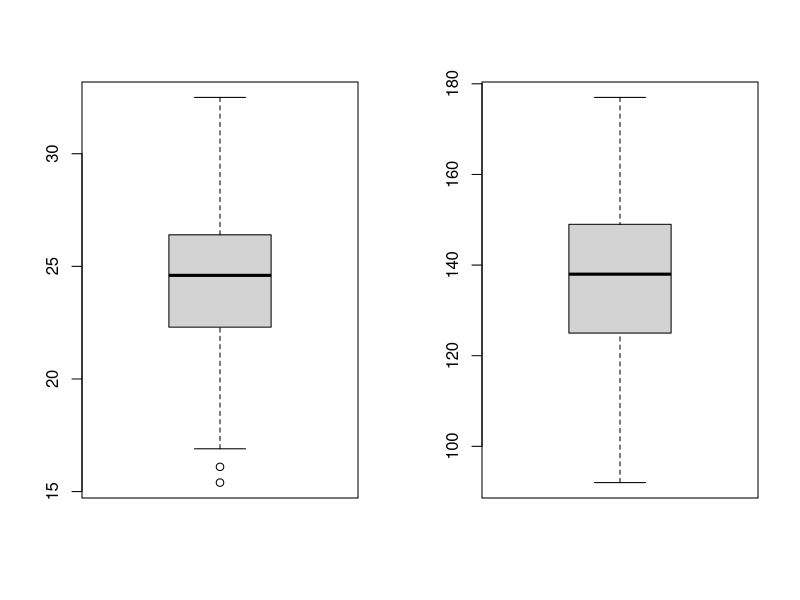
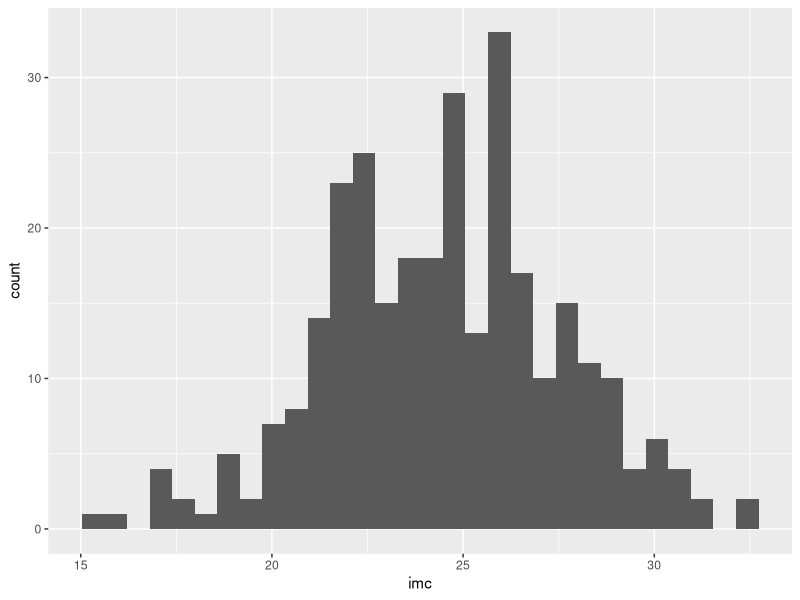
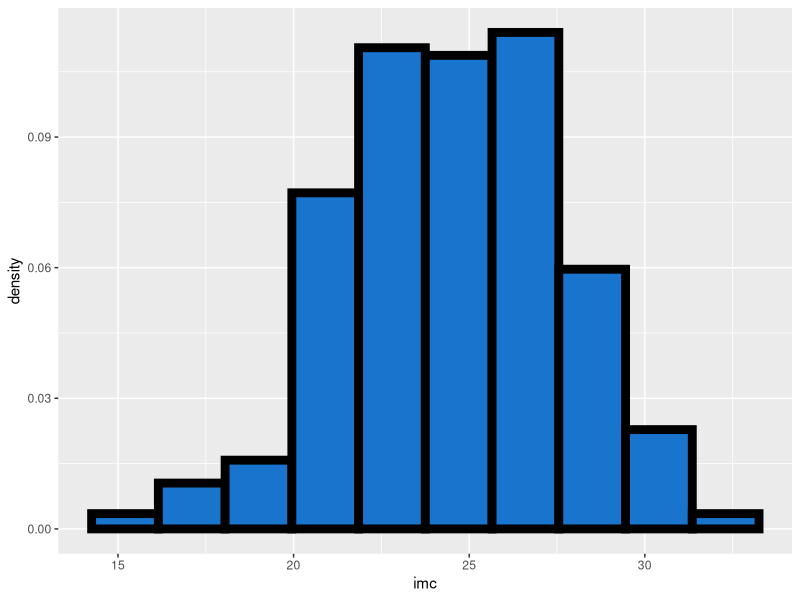
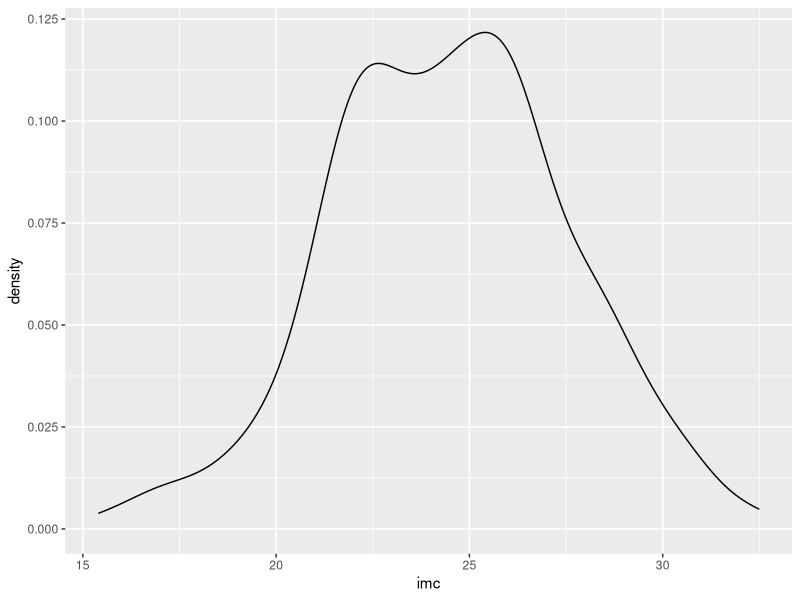
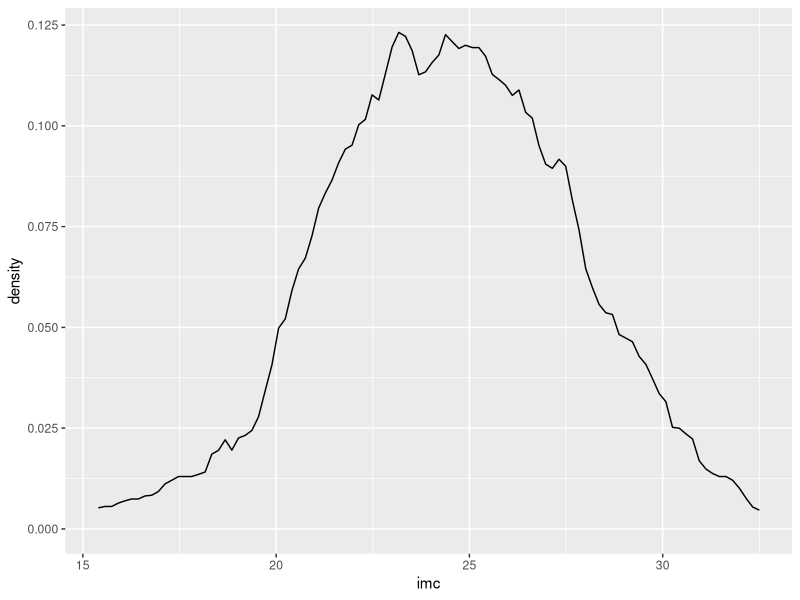
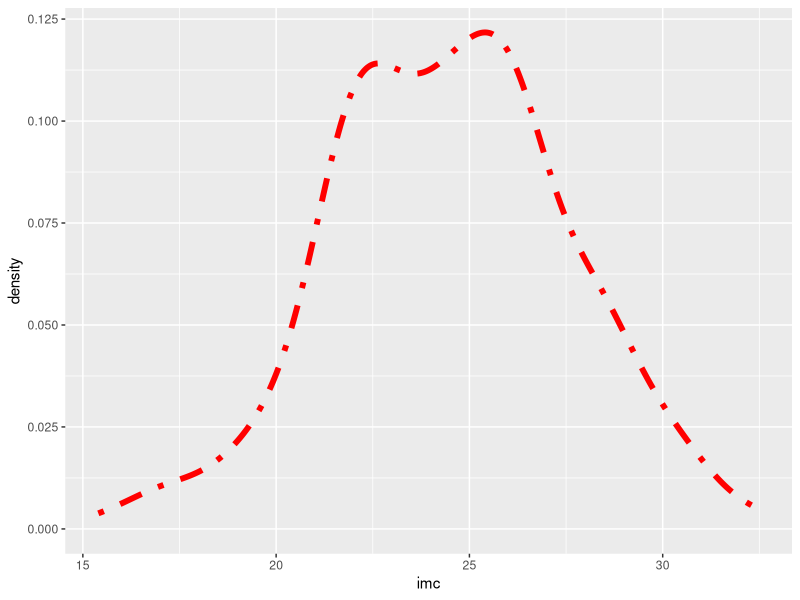
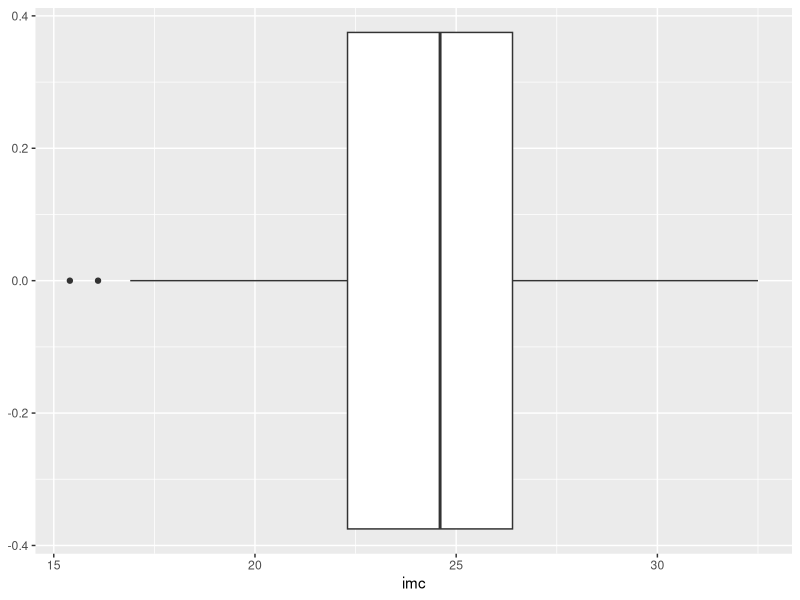
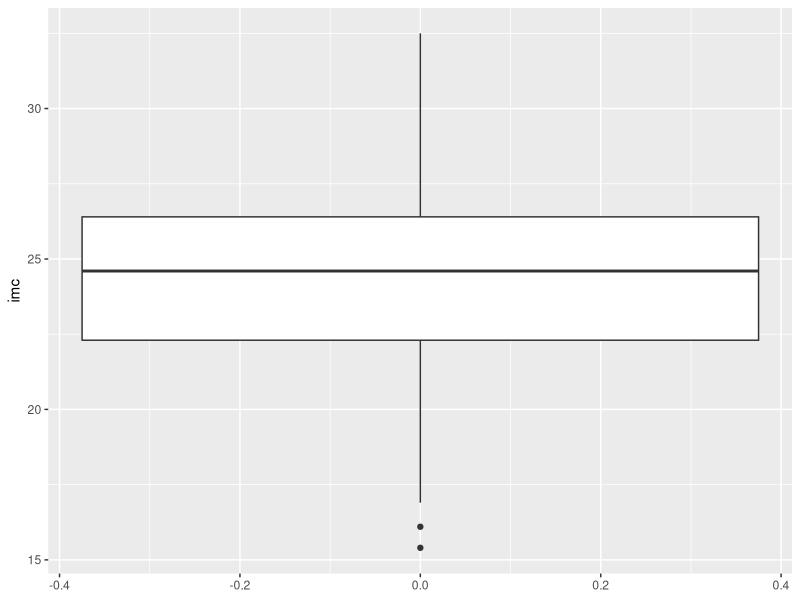

Source code (R) for these figures, in order:
## ---- chunk 1
library(tidyverse)
## ---- chunk 2
x <- 1:10
## ---- chunk 3
## Importer les bases df_1 et meta_df_1 au format tibble :
df_1 <- read_csv2("data/df_1.csv")
meta_df_1 <- read_csv2("data/meta_df_1.csv")
## Vérifiez quel est le format de df_1 :
class(df_1) # df_1 est de format "Tibble" (tbl) et de format "data.frame"
## ---- chunk 4
df_1
## ---- chunk 5
glimpse(df_1)
## ---- chunk 6
### créer la variable obésité.
# note avec le pipe, pensez à assigner le résultat dans df_1 pour que la 
# variable crée soit bien sauvegardée dans la base df_1
# (ci-dessous, la variable est uniquement crée de manière temporaire)
df_1 %>% 
  mutate(obesite = if_else(df_1$imc >= 30, 1, 0)) 
df_1 %>% slice_head(n = 3) # la variable n'a pas été enregistrée dans df_1 !

df_1 <- df_1 %>% 
  mutate(obesite = if_else(df_1$imc >= 30, 1, 0))
df_1  %>% slice_head(n = 3) # ici, la variable a bien été ajoutée dans df_1

### Vérifier que la variable est crée correctement en calculant le min et le max
### dans chaque groupe d'obésité nouvellement créé :
# on va utiliser la fonction summarise qui permet de calculer différents paramètres
# d'une distribution de variables, voir ?summarise()
# ces analyses peuvent se faire par sous-groupes, qui sont identifiés en amont 
# par la fonction group_by()
### La fonction summarise sera revue plus en détails pour l'analyse descriptive
# Note : summarise()/summarize() peut s'écrire avec un "s" ou un "z"
df_1 %>%
  group_by(obesite) %>% # prépare à une analyse par groupe
  summarise(min = min(imc), # calcul le min et max selon les groupes définis
            max = max(imc)) # par la fonction "group_by()"

### Créer la variable imc à 4 classe, avec la fonction case_when()
### qui fonctionne selon le principe de if_else, mais pour plus de 2 catégories :
### Chaque catégorie va être définie par une formule avec : 
### la condition à gauche du signe ~ et la valeur à assigner à droite du signe ~
df_1 <- df_1 %>% 
  mutate(imc_cl = case_when(imc < 18.5 ~ 1,
                            imc >= 18.5 & imc < 25 ~ 2,
                            imc >= 25 & imc < 30 ~ 3,
                            imc >= 30 ~ 4))
df_1 %>% slice_head(n = 3) # la variable imc_cl a été ajoutée à la base df_1

### vérifier que la variable a été correctement créée
df_1 %>%
  group_by(imc_cl) %>%
  summarise(min = min(imc),
            max = max(imc))

### le croisement entre imc en classe et obésité doit être cohérent :
with(df_1, table(as.factor(imc_cl), as.factor(obesite), deparse.level = 2))

df_1 %>% group_by(imc_cl, obesite) %>% summarise(n = n())
df_1 %>% count(imc_cl, obesite) # équivalent à la commande précédente
## ---- chunk 7
## Après les modifications suivantes, on inspectera les 3 premières lignes : 
##   - Renommer une variable sans changer sa position
df_1 %>% 
  rename(imc_en_classe = imc_cl) %>% 
  slice_head(n = 3)

##   - Changer l'ordre des colonnes, par exemple, déplacer les colonnes 
##     imc_cl et obesité (dans cet ordre) après la variable imc
df_1 %>% 
  relocate(imc_cl, obesite, .after = imc) %>% 
  slice_head(n = 3)
## ---- chunk 8
## Nous allons compléter la base de méta-données en ajoutant des lignes
meta_df_1
## On commence par rajouter les labels de la variable imc_cl
# Note : pensez à assigner la commande à la base meta_df_1 pour enregistrer les 
# modifications sinon, la création ne sera que temporaire
meta_df_1 <- meta_df_1 %>% add_row(var = rep("imc_cl", 4), 
                                   label = rep("IMC en classes", 4), 
                                   id_labs = 1:4, 
                                   code_labs = 1:4,
                                   labs = c("Maigreur", "Normal", "Surpoids", "Obèse"))
meta_df_1 %>% slice_tail(n = 6)
## Puis, on ajoute les labels de la variable obesite 
## mais en les positionnant juste avant les labels de imc_cl
meta_df_1 <- meta_df_1 %>% add_row(var = rep("obesite", 2), 
                                   label = rep("Obésité", 2), 
                                   id_labs = c(1,2), 
                                   code_labs = c(0,1),
                                   labs = c("Non", "Oui"), 
                                   .before = 9) # avant la 9ème ligne
meta_df_1 %>% slice_tail(n = 7)
## ---- chunk 9
## Inspecter les données des patients 135 à 140 :
df_1 %>% filter(subjid %in% 135:140)
# Modifier la valeur de PAS du patient n°137 de 133 mmHg à 123 mmHg
# => change la valeur à 123 si subjid == 137, sinon garde la valeur pas originale
df_1 <- df_1 %>% mutate(pas = if_else(subjid == 137, 123, pas)) 
## Vérifier que la modification est bien enregistrée :
df_1 %>% filter(subjid %in% 135:140)

## Autre possibilité avec la fonction rows_update() où indique un sous-ensemble 
## de la base qui doit être mise à jour
# Note : dans l'exemple ci-dessous, on fait une transformation temporaire
df_1 %>% # pas d'assignation (pour une transformation temporaire)
  rows_update(tibble(subjid = 137, pas = 133)) %>% # revient à la valeur de 133
  filter(subjid %in% 135:140) # visualiser les lignes subjid = 135 à 140
## ---- chunk 10
## Par exemple, nous pouvons décrire les paramètres de la distribution de l'IMC 
df_1 %>% summarise(n = sum(!is.na(imc)), # nombre de non-manquants
                   mean = mean(imc), 
                   sd = sd(imc), 
                   min = min(imc), 
                   p25 = quantile(imc, probs = 0.25),
                   med = median(imc),
                   p75 = quantile(imc, probs = 0.75),
                   max = max(imc))

## Moyenne et écart type des deux variables quantitatives 
df_1 %>% summarise_at(c("imc", "pas"), 
                      list(mean = mean, 
                           sd = sd), 
                      na.rm = TRUE) # argument des fonctions mean et sd
## ---- chunk 11
## On créé une 1ère ligne pour l'IMC, stockée dans l'objet "row_imc"
row_imc <- df_1 %>% 
  summarise(n = sum(!is.na(imc)), # créé une ligne avec les paramètres
            mean = mean(imc, na.rm = TRUE),
            sd = sd(imc, na.rm = TRUE), 
            min = min(imc, na.rm = TRUE), 
            p25 = quantile(imc, probs = 0.25, na.rm = TRUE),
            med = median(imc, na.rm = TRUE),
            p75 = quantile(imc, probs = 0.75, na.rm = TRUE),
            max = max(imc, na.rm = TRUE)) %>%
  mutate(var = "IMC (kg/m2)") %>% # ajoute une colonne avec le nom de variable
  relocate(var, .before = n) # déplace le nom de variable en 1ère colonne

## On créé une 2ème ligne pour la PAS, stockée dans l'objet "row_pas
row_pas <- df_1 %>% 
  summarise(n = sum(!is.na(pas)), # créé une ligne avec les paramètres
            mean = mean(pas, na.rm = TRUE),
            sd = sd(pas, na.rm = TRUE), 
            min = min(pas, na.rm = TRUE), 
            p25 = quantile(pas, probs = 0.25, na.rm = TRUE),
            med = median(pas, na.rm = TRUE),
            p75 = quantile(pas, probs = 0.75, na.rm = TRUE),
            max = max(pas, na.rm = TRUE)) %>%
  mutate(var = "PAS (mmHg)") %>% # ajoute une colonne avec le nom de variable
  relocate(var, .before = n) # déplace le nom de variable en 1ère colonne

## on fusionne le deux lignes avec la fonction bind_rows()
bind_rows(row_imc, row_pas)
## ---- chunk 12
## Calculer la moyenne pour les deux variables imc et pas
map(df_1[,c("imc","pas")], mean) # retourne un résultat sous forme de liste
map_dbl(df_1[,c("imc","pas")], mean) # retourne un vecteur de réels (= double)
map_vec(df_1[,c("imc","pas")], mean) # retourne un vecteur au format des données initiales

## On peut également appliquer des fonctions personnalisées
# ci-dessous, avec une syntaxe en pipe : 
#  - on sélectionne les variables "imc" et "pas" de la base "df_1"
#  - on applique la fonction qui estime le nombre de non-manquants, mean, sd, 
#    min et max pour chaque variable
#  - les résultats sont retournés au format liste (avec map()) ou au format tibble 
#    avec map_dfr() ou map_dfc()
df_1 %>%
  select(imc, pas) %>%
  map(function(x) {return(c(n = sum(!is.na(x)),
                            mean = mean(x, na.rm = TRUE),
                            sd = sd(x, na.rm = TRUE),
                            min = min(x, na.rm = TRUE),
                            max = max(x, na.rm = TRUE)))})

## map_dfr() et map_dfc() retournent des tibbles (par rang ou par colonne)
df_1 %>%
  select(imc, pas) %>%
  map_dfr(function(x) {return(c(n = sum(!is.na(x)),
                                mean = mean(x, na.rm = TRUE),
                                sd = sd(x, na.rm = TRUE),
                                min = min(x, na.rm = TRUE),
                                max = max(x, na.rm = TRUE)))})
## ci-dessous, on crée un tibble par colonne
## puis, on créé une colonne "parameter" décrivant le nom des paramètres
##  et on déplace la colonne "parameter" juste avant la colonne "imc".
df_1 %>%
  select(imc, pas) %>%
  map_dfc(function(x) {return(c(n = sum(!is.na(x)),
                                mean = mean(x, na.rm = TRUE),
                                sd = sd(x, na.rm = TRUE),
                                min = min(x, na.rm = TRUE), 
                                max = max(x, na.rm = TRUE)))}) %>%
  mutate(parameter = c("n", "mean", "sd", "min", "max")) %>%
  relocate(parameter, .before = imc)
## ---- chunk 13
par(mfrow = c(1,2)) # combine les prochains graphiques sur 1 ligne et 2 colonnes
df_1 %>%
  select(imc, pas) %>%
  walk(.x = ., # placeholder
       .f = ~boxplot(.x))
par(mfrow = c(1,1)) # revient à un seul graphique par commande graphique
## ---- chunk 14
## On créer un facteur "sexL" avec des labels et un facteur "traitL" que nous
## labéliseront plus tard
df_1 <- df_1 %>% 
  mutate(sexL = factor(sex, 
                       labels = meta_df_1$labs[meta_df_1$var == "sex"]),
         traitL = factor(trait))
df_1 %>% slice_head(n = 5) # sexL et traitL ont été ajoutées à df_1
## ---- chunk 15
## Utilisons la fonction fct_recode() pour recoder les levels de la variable "traitL", 
df_1$traitL <- fct_recode(df_1$traitL, 
                          Placebo = "1", # nouveau label = "ancien label"
                          "Traitement A" = "2", 
                          "Traitement B" = "3")
# s'il y a des caractètres spéciaux (comme des espaces, le nouveau nom doit être
# entre guillements)
## ---- chunk 16
## Description avec les fonctions classiques de Rbase
table(df_1$traitL)
prop.table(table(df_1$traitL))

## Description avec la fonction fct_count() du package forcats
fct_count(df_1$traitL)

fct_count(df_1$traitL, 
          sort = TRUE, # trie les modalités de réponses du + au - fréquent
          prop = TRUE) # ajoute les proportions

## avec une syntaxe en "pipe" :
df_1 %>%
  pull(traitL) %>% # utiliser pull() plutôt que select() pour obtenir un vecteur
  fct_count(sort = TRUE, prop = TRUE)

## Comme précédemment, on peut combiner dans une seule table la description des 
## variables sexe et traitement avec la fonction bind_row()
# Note : ci-dessous, on ajoute une ligne contenant uniquement le nom de variable, 
#        récupéré dans la base de méta-données, 
#        puis on renomme les colonnes f et p
bind_rows(tibble(f = meta_df_1$label[meta_df_1$var == "sex"][1]),
          fct_count(df_1$sexL, sort = TRUE, prop = TRUE),
          tibble(f = meta_df_1$label[meta_df_1$var == "trait"][1]),
          fct_count(df_1$traitL, sort = TRUE, prop = TRUE)) %>%
  rename("Variable" = f, 
         "%" = p)
## ---- chunk 17
## Variables quantitatives
## 1) représenter la distribution de l'IMC à l'aide d'un histogramme
ggplot(data = df_1, mapping = aes(x = imc)) +
  geom_histogram()
# pour voir les options possibles de l'histogramme : 
?geom_histogram
ggplot(data = df_1, mapping = aes(x = imc)) +
  geom_histogram(aes(y = after_stat(density)), # densité plutôt que compte en Y
                 bins = 10, # nombre de "rectangles" default = 30
                 colour = "black", # couleur du contour
                 linewidth = 3, # épaisseur de ligne
                 fill = "dodgerblue3")

## 2) La distribution de l'IMC par une densité de kernel
ggplot(data = df_1, mapping = aes(x = imc)) +
  geom_density()
# pour voir les options possibles de les densités de kernel : 
?geom_density
ggplot(data = df_1, mapping = aes(x = imc)) +
  geom_density(bw = "nrd", n = 100, # bandwidth selector
               kernel = "rectangular") # kernel function
ggplot(data = df_1, mapping = aes(x = imc)) +
  geom_density(bw = "nrd0", # default bandwidth selector
               kernel = "gaussian", # default kernel function
               colour = "red", # couleur du contour
               linewidth = 2, # épaisseur de ligne
               linetype = 4) # type de ligne (dotdash)
# type de lignes : 
# 0 = blank, 1 = solid, 2 = dashed, 3 = dotted, 4 = dotdash, 5 = longdash, 
# 6 = twodash

## 3) La distribution de l'IMC par un boxplot
ggplot(data = df_1, mapping = aes(x = imc)) +
  geom_boxplot()
# représentation sur l'axe des Y
ggplot(data = df_1, mapping = aes(y = imc)) +
  geom_boxplot()
# pour voir les options possibles des boxplots : 
?geom_boxplot
ggplot(data = df_1, mapping = aes(x = imc)) +
  geom_boxplot(outliers = TRUE, # afficher les outliers
               outlier.colour = "blue",
               outlier.fill = "green",
               outlier.shape = 7, # symbole des outliers voir ?shape
               outlier.size = 5, # taille des outliers
               outlier.stroke = 0.1, # épaisseur de trait des outliers
               outlier.alpha = NULL, # transparence des outliers
               staplewidth = 0.1) # largeur de la moustache


## Variables qualitatives
## Représenter la distribution du sexe par un diagramme en barres
ggplot(data = df_1, mapping = aes(x = sexL)) +
  geom_bar()
# pour voir les options possibles de les diagrammes en barres : 
?geom_bar
# sur l'axe des Y plutôt que des X
ggplot(data = df_1, mapping = aes(y = sexL)) + # ici y = sexL
  geom_bar()
# options
ggplot(data = df_1, mapping = aes(x = sexL)) +
  geom_bar(mapping = aes(y = after_stat(prop)), # pour des % plutôt que des N
           just = 0.1, # emplacement : 0=à gauche, 1=à droite, 0.5=centré
           width = 0.5, # largeur de bande (0.9 par défaut)
           colour = "red", # couleur de ligne
           linewidth = 2, # largeur de ligne
           fill = "orange2") # couleur de remplissage
## ---- chunk 18
### Boxplot de la PAS en fonction du sexe 
ggplot(data = df_1, mapping = aes(x = sexL, y = pas)) +
  geom_boxplot(outliers = TRUE, staplewidth = 0.2) + 
  labs(x = "Sexe", y = "PAS (mmHg)", 
       title = "PAS en fonction du sexe", 
       subtitle = "vous pouvez ajouter un sous-titre")

### Boxplot de la PAS en fonction du traitement
ggplot(data = df_1, mapping = aes(x = traitL, y = pas)) +
  geom_boxplot(outliers = TRUE, staplewidth = 0.2) + 
  labs(x = "Traitement", y = "PAS (mmHg)", 
       title = "PAS en fonction du traitement")

### Répartition du sexe par traitement
ggplot(data = df_1, mapping = aes(x = traitL, fill = sexL)) +
  geom_bar(position = "stack") + # empilé
  labs(x = "Traitement", title = "Sexe et traitement")

ggplot(data = df_1, mapping = aes(x = traitL, fill = sexL)) +
  geom_bar(position = "dodge") + # côte à côte
  labs(x = "Traitement", title = "Sexe et traitement")

### On peut représenter un nuage de points de la PAS en fonction de l'IMC : 
### où les hommes et les femmes ont deux symboles différents et les traitements 
### trois couleurs différentes
ggplot(data = df_1, mapping = aes(y = pas, 
                                  x = imc,
                                  shape = sexL,
                                  color = traitL)) +
  geom_point() 
# avec plus d'options
ggplot(data = df_1, mapping = aes(y = pas, x = imc, shape = sexL, 
                                  color = traitL)) +
  geom_point(size = 2) + # taille des symboles
  labs(x = "IMC (kg/m²)", y = "PAS (mmHg)", # titre et axes
       title = "PAS en fonction de l'IMC") + 
  scale_colour_discrete(name = "Traitement", # 1ère légende liée aux couleurs
                          breaks = c("Placebo", "Traitement A", "Traitement B"),
                          labels = c("Placebo", "Traitement", "Traitement B")) +
  scale_shape_discrete(name = "Sex", # 2ème légende liée aux symboles
                       breaks = c("Féminin", "Masculin"),
                       labels = c("Féminin", "Masculin")) + 
  theme(axis.text = element_text(size = 12)) # taille des valeurs sur les axes
## ---- chunk 19
df_1 %>%
  group_by(sexL)
# Notez qu'en description, le tibble indique qu'il considère la variable sexL
# comme une variable de groupe => cela est pris en compte pour les analyses qui 
# suivront dans le pipe.
# Si vous avez sauvegardé une base tibble avec une propriété de sous-groupe, 
# vous pouvez la supprimer avec la fonction ungroup()
df_1 %>%
  group_by(sexL) %>%
  ungroup()

## Description de l'IMC en fonction du sexe
df_1 %>%
  group_by(sexL) %>%
  summarise(n = sum(!is.na(imc)), # nombre de non-manquants
            mean = mean(imc), 
            sd = sd(imc))

## Description de la PAS en fonction du traitement
df_1 %>%
  group_by(traitL) %>%
  summarise(n = sum(!is.na(pas)), # nombre de non-manquants
            mean = mean(pas), 
            sd = sd(pas))
## ---- chunk 20
# Dans l'exemple ci-dessous, pour décrire une variable catégorielle par groupe, 
# on décrit le résultat d'un test de condition, le calcule des paramètres sum() 
# et mean() va transformer par coercition la variable vrai/faux en variable 
# binaire 1/0 avant de faire le calcul 
# (pour rappel, un pourcentage est une moyenne de 0 et de 1).
df_1 %>%
  group_by(sexL) %>%
  summarise("Placebo, n" = sum(trait == 1), # effectif
            "Placebo, %" = mean(trait == 1) * 100, # % en ligne (selon le sex)
            "Traitement A, n" = sum(trait == 2), 
            "Traitement A, %" = mean(trait == 2) * 100,
            "Traitement B, n" = sum(trait == 3), 
            "Traitement B, %" = mean(trait == 3) * 100)
## ---- chunk 21
## Test de Student
ttest_pas_sex <- df_1 %>% t.test(data = ., # placeholder pour la position de df_1
                                 pas ~ sexL, # formula
                                 var.equal = TRUE) # pour le test de Student
ttest_pas_sex
## test de Levene
df_1 %>% car::leveneTest(pas ~ sexL,
                         data = .) # placeholder

## Distribution de la PAS chez les femmes
df_1 %>% 
  filter(sex == 0) %>%
  ggplot(aes(x = pas)) + 
  geom_density() + 
  stat_function(fun = dnorm, 
                args = list(mean = mean(df_1$pas[df_1$sex == 0]), 
                            sd = sd(df_1$pas[df_1$sex == 0])),
                col = "red", lwd = 0.5, lty = "dashed") + 
  labs(title = "Chez les femmes")

## Distribution de la PAS chez les hommes
df_1 %>% 
  filter(sex == 1) %>%
  ggplot(aes(x = pas)) + 
  geom_density() + 
  stat_function(fun = dnorm, 
                args = list(mean = mean(df_1$pas[df_1$sex == 1]), 
                            sd = sd(df_1$pas[df_1$sex == 1])),
                col = "red", lwd = 0.5, lty = "dashed")+ 
  labs(title = "Chez les hommes")

## On peut également combiner 2 QQ-plots pour vérifier la normalité 
df_1 %>% ggplot(mapping = aes(sample = pas, colour = sexL)) + 
  stat_qq() + 
  stat_qq_line() 

## Si on veut appliquer un test de Wilcoxon
df_1 %>% wilcox.test(data = ., # placeholder
                     pas ~ sex) # p-value = 1.529e-06
## ---- chunk 22
anova_pas_trait <- df_1 %>%
  lm(pas ~ traitL, 
     data = .) %>% # placeholder
  anova()
anova_pas_trait

## Tester la normalité avec un QQ-plot sur les résidus du modèle linéaire : 
mod_pas_trait <- df_1 %>%
  lm(pas ~ traitL, 
     data = .)

ggplot(mapping = aes(sample = mod_pas_trait$residuals)) + 
  geom_qq() + 
  stat_qq() + stat_qq_line() # ajoute la ligne de référence

## si on veut faire un test de Kruskal Wallis
df_1 %>% 
  kruskal.test(pas ~ traitL, data = .) # p-value = 7.336e-05
## ---- chunk 23
chi2 <- df_1 %>% 
  with(table(sexL, traitL)) %>%
  chisq.test(correct = FALSE)

# effectifs attendus
chi2$expected

# On peut également appliquer le test exact de Fisher
df_1 %>% 
  with(table(sexL, traitL)) %>%
  fisher.test()
## ---- chunk 24
## Corrélation de Pearson et Spearman entre PAS et IMC
df_1 %>% with(cor.test(imc, pas, method = "pearson"))
df_1 %>% with(cor.test(imc, pas, method = "spearman"))
## ---- chunk 25
## Modèle linéaire mumltivarié de la PAS en fonction du traitement, du sexe 
## et de l'IMC
model <- df_1 %>% lm(pas ~ traitL + sexL + imc, 
                     data = .) # placeholder

df_1 %>% 
  lm(pas ~ traitL + sexL + imc, 
     data = .) %>%
  summary()

## Graphique de diagnostic des rédidus en fonction des valeurs prédites
ggplot() + 
  geom_point(mapping = aes(y = model$residuals, # résidus
                           x = model$fitted.values)) + # valeurs prédites
  geom_smooth(mapping = aes(y = model$residuals, 
                           x = model$fitted.values)) + 
  labs(y = "résidus", x = "valeurs prédites")

# par défaut, geom_smooth fait un spline
# si on veut une fonction loess comme dans l'exemple du chapitre d'analyse Rbase
ggplot() + 
  geom_point(mapping = aes(y = model$residuals, # résidus
                           x = model$fitted.values), # valeurs prédites
             shape = 1) + # symbole des points
  geom_smooth(mapping = aes(y = model$residuals, 
                            x = model$fitted.values),
              method = "loess", # méthode de lissage
              colour = "red", # couleur de ligne
              linetype = 2, # type de ligne
              linewidth = 0.5, # largeur de ligne
              se = FALSE) + # supprime la bande d'IC95% 
  labs(y = "résidus", x = "valeurs prédites")
               
## QQ plot des résidus
ggplot(mapping = aes(sample = model$residuals)) + 
  geom_qq(shape = 1) + 
  stat_qq(shape = 1) + stat_qq_line() 
